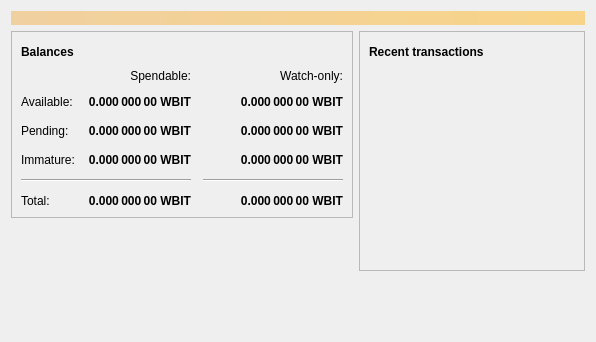
<?xml version="1.0" encoding="UTF-8"?>
<ui version="4.0">
 <class>OverviewPage</class>
 <widget class="QWidget" name="OverviewPage">
  <property name="geometry">
   <rect>
    <x>0</x>
    <y>0</y>
    <width>596</width>
    <height>342</height>
   </rect>
  </property>
  <property name="windowTitle">
   <string>Form</string>
  </property>
  <layout class="QVBoxLayout" name="topLayout">
   <item>
    <widget class="QLabel" name="labelAlerts">
     <property name="visible">
      <bool>false</bool>
     </property>
     <property name="styleSheet">
      <string notr="true">QLabel { background-color: qlineargradient(x1: 0, y1: 0, x2: 1, y2: 0, stop:0 #F0D0A0, stop:1 #F8D488); color:#000000; }</string>
     </property>
     <property name="wordWrap">
      <bool>true</bool>
     </property>
     <property name="margin">
      <number>3</number>
     </property>
     <property name="textInteractionFlags">
      <set>Qt::TextSelectableByMouse</set>
     </property>
    </widget>
   </item>
   <item>
    <layout class="QHBoxLayout" name="horizontalLayout" stretch="1,1">
     <item>
      <layout class="QVBoxLayout" name="verticalLayout_2">
       <item>
        <widget class="QFrame" name="frame">
         <property name="frameShape">
          <enum>QFrame::StyledPanel</enum>
         </property>
         <property name="frameShadow">
          <enum>QFrame::Raised</enum>
         </property>
         <layout class="QVBoxLayout" name="verticalLayout_4">
          <item>
           <layout class="QHBoxLayout" name="horizontalLayout_4">
            <item>
             <widget class="QLabel" name="label_5">
              <property name="font">
               <font>
                <weight>75</weight>
                <bold>true</bold>
               </font>
              </property>
              <property name="text">
               <string>Balances</string>
              </property>
             </widget>
            </item>
            <item>
             <widget class="QPushButton" name="labelWalletStatus">
              <property name="enabled">
               <bool>true</bool>
              </property>
              <property name="maximumSize">
               <size>
                <width>30</width>
                <height>16777215</height>
               </size>
              </property>
              <property name="toolTip">
               <string>The displayed information may be out of date. Your wallet automatically synchronizes with the Bitcoinwallet network after a connection is established, but this process has not completed yet.</string>
              </property>
              <property name="text">
               <string/>
              </property>
              <property name="icon">
               <iconset resource="../bitcoin.qrc">
                <normaloff>:/icons/warning</normaloff>
                <disabledoff>:/icons/warning</disabledoff>:/icons/warning</iconset>
              </property>
              <property name="iconSize">
               <size>
                <width>24</width>
                <height>24</height>
               </size>
              </property>
              <property name="flat">
               <bool>true</bool>
              </property>
             </widget>
            </item>
            <item>
             <spacer name="horizontalSpacer_3">
              <property name="orientation">
               <enum>Qt::Horizontal</enum>
              </property>
              <property name="sizeHint" stdset="0">
               <size>
                <width>40</width>
                <height>20</height>
               </size>
              </property>
             </spacer>
            </item>
           </layout>
          </item>
          <item>
           <layout class="QGridLayout" name="gridLayout">
            <property name="spacing">
             <number>12</number>
            </property>
            <item row="2" column="2">
             <widget class="QLabel" name="labelWatchPending">
              <property name="font">
               <font>
                <weight>75</weight>
                <bold>true</bold>
               </font>
              </property>
              <property name="cursor">
               <cursorShape>IBeamCursor</cursorShape>
              </property>
              <property name="toolTip">
               <string>Unconfirmed transactions to watch-only addresses</string>
              </property>
              <property name="text">
               <string notr="true">0.000 000 00 WBIT</string>
              </property>
              <property name="alignment">
               <set>Qt::AlignRight|Qt::AlignTrailing|Qt::AlignVCenter</set>
              </property>
              <property name="textInteractionFlags">
               <set>Qt::LinksAccessibleByMouse|Qt::TextSelectableByKeyboard|Qt::TextSelectableByMouse</set>
              </property>
             </widget>
            </item>
            <item row="2" column="1">
             <widget class="QLabel" name="labelUnconfirmed">
              <property name="font">
               <font>
                <weight>75</weight>
                <bold>true</bold>
               </font>
              </property>
              <property name="cursor">
               <cursorShape>IBeamCursor</cursorShape>
              </property>
              <property name="toolTip">
               <string>Total of transactions that have yet to be confirmed, and do not yet count toward the spendable balance</string>
              </property>
              <property name="text">
               <string notr="true">0.000 000 00 WBIT</string>
              </property>
              <property name="alignment">
               <set>Qt::AlignRight|Qt::AlignTrailing|Qt::AlignVCenter</set>
              </property>
              <property name="textInteractionFlags">
               <set>Qt::LinksAccessibleByMouse|Qt::TextSelectableByKeyboard|Qt::TextSelectableByMouse</set>
              </property>
             </widget>
            </item>
            <item row="3" column="2">
             <widget class="QLabel" name="labelWatchImmature">
              <property name="font">
               <font>
                <weight>75</weight>
                <bold>true</bold>
               </font>
              </property>
              <property name="cursor">
               <cursorShape>IBeamCursor</cursorShape>
              </property>
              <property name="toolTip">
               <string>Mined balance in watch-only addresses that has not yet matured</string>
              </property>
              <property name="text">
               <string notr="true">0.000 000 00 WBIT</string>
              </property>
              <property name="alignment">
               <set>Qt::AlignRight|Qt::AlignTrailing|Qt::AlignVCenter</set>
              </property>
              <property name="textInteractionFlags">
               <set>Qt::LinksAccessibleByMouse|Qt::TextSelectableByKeyboard|Qt::TextSelectableByMouse</set>
              </property>
             </widget>
            </item>
            <item row="4" column="0" colspan="2">
             <widget class="Line" name="line">
              <property name="orientation">
               <enum>Qt::Horizontal</enum>
              </property>
             </widget>
            </item>
            <item row="4" column="2">
             <widget class="Line" name="lineWatchBalance">
              <property name="sizePolicy">
               <sizepolicy hsizetype="Preferred" vsizetype="Fixed">
                <horstretch>0</horstretch>
                <verstretch>0</verstretch>
               </sizepolicy>
              </property>
              <property name="minimumSize">
               <size>
                <width>140</width>
                <height>0</height>
               </size>
              </property>
              <property name="orientation">
               <enum>Qt::Horizontal</enum>
              </property>
             </widget>
            </item>
            <item row="5" column="0">
             <widget class="QLabel" name="labelTotalText">
              <property name="text">
               <string>Total:</string>
              </property>
             </widget>
            </item>
            <item row="3" column="1">
             <widget class="QLabel" name="labelImmature">
              <property name="font">
               <font>
                <weight>75</weight>
                <bold>true</bold>
               </font>
              </property>
              <property name="cursor">
               <cursorShape>IBeamCursor</cursorShape>
              </property>
              <property name="toolTip">
               <string>Mined balance that has not yet matured</string>
              </property>
              <property name="text">
               <string notr="true">0.000 000 00 WBIT</string>
              </property>
              <property name="alignment">
               <set>Qt::AlignRight|Qt::AlignTrailing|Qt::AlignVCenter</set>
              </property>
              <property name="textInteractionFlags">
               <set>Qt::LinksAccessibleByMouse|Qt::TextSelectableByKeyboard|Qt::TextSelectableByMouse</set>
              </property>
             </widget>
            </item>
            <item row="2" column="3">
             <spacer name="horizontalSpacer_2">
              <property name="orientation">
               <enum>Qt::Horizontal</enum>
              </property>
              <property name="sizeHint" stdset="0">
               <size>
                <width>40</width>
                <height>20</height>
               </size>
              </property>
             </spacer>
            </item>
            <item row="3" column="0">
             <widget class="QLabel" name="labelImmatureText">
              <property name="text">
               <string>Immature:</string>
              </property>
             </widget>
            </item>
            <item row="5" column="1">
             <widget class="QLabel" name="labelTotal">
              <property name="font">
               <font>
                <weight>75</weight>
                <bold>true</bold>
               </font>
              </property>
              <property name="cursor">
               <cursorShape>IBeamCursor</cursorShape>
              </property>
              <property name="toolTip">
               <string>Your current total balance</string>
              </property>
              <property name="text">
               <string notr="true">0.000 000 00 WBIT</string>
              </property>
              <property name="alignment">
               <set>Qt::AlignRight|Qt::AlignTrailing|Qt::AlignVCenter</set>
              </property>
              <property name="textInteractionFlags">
               <set>Qt::LinksAccessibleByMouse|Qt::TextSelectableByKeyboard|Qt::TextSelectableByMouse</set>
              </property>
             </widget>
            </item>
            <item row="5" column="2">
             <widget class="QLabel" name="labelWatchTotal">
              <property name="font">
               <font>
                <weight>75</weight>
                <bold>true</bold>
               </font>
              </property>
              <property name="cursor">
               <cursorShape>IBeamCursor</cursorShape>
              </property>
              <property name="toolTip">
               <string>Current total balance in watch-only addresses</string>
              </property>
              <property name="text">
               <string notr="true">0.000 000 00 WBIT</string>
              </property>
              <property name="alignment">
               <set>Qt::AlignRight|Qt::AlignTrailing|Qt::AlignVCenter</set>
              </property>
              <property name="textInteractionFlags">
               <set>Qt::LinksAccessibleByMouse|Qt::TextSelectableByKeyboard|Qt::TextSelectableByMouse</set>
              </property>
             </widget>
            </item>
            <item row="0" column="2">
             <widget class="QLabel" name="labelWatchonly">
              <property name="text">
               <string>Watch-only:</string>
              </property>
              <property name="alignment">
               <set>Qt::AlignRight|Qt::AlignTrailing|Qt::AlignVCenter</set>
              </property>
             </widget>
            </item>
            <item row="1" column="0">
             <widget class="QLabel" name="labelBalanceText">
              <property name="text">
               <string>Available:</string>
              </property>
             </widget>
            </item>
            <item row="1" column="1">
             <widget class="QLabel" name="labelBalance">
              <property name="font">
               <font>
                <weight>75</weight>
                <bold>true</bold>
               </font>
              </property>
              <property name="cursor">
               <cursorShape>IBeamCursor</cursorShape>
              </property>
              <property name="toolTip">
               <string>Your current spendable balance</string>
              </property>
              <property name="text">
               <string notr="true">0.000 000 00 WBIT</string>
              </property>
              <property name="alignment">
               <set>Qt::AlignRight|Qt::AlignTrailing|Qt::AlignVCenter</set>
              </property>
              <property name="textInteractionFlags">
               <set>Qt::LinksAccessibleByMouse|Qt::TextSelectableByKeyboard|Qt::TextSelectableByMouse</set>
              </property>
             </widget>
            </item>
            <item row="1" column="2">
             <widget class="QLabel" name="labelWatchAvailable">
              <property name="font">
               <font>
                <weight>75</weight>
                <bold>true</bold>
               </font>
              </property>
              <property name="cursor">
               <cursorShape>IBeamCursor</cursorShape>
              </property>
              <property name="toolTip">
               <string>Your current balance in watch-only addresses</string>
              </property>
              <property name="text">
               <string notr="true">0.000 000 00 WBIT</string>
              </property>
              <property name="alignment">
               <set>Qt::AlignRight|Qt::AlignTrailing|Qt::AlignVCenter</set>
              </property>
              <property name="textInteractionFlags">
               <set>Qt::LinksAccessibleByMouse|Qt::TextSelectableByKeyboard|Qt::TextSelectableByMouse</set>
              </property>
             </widget>
            </item>
            <item row="2" column="0">
             <widget class="QLabel" name="labelPendingText">
              <property name="text">
               <string>Pending:</string>
              </property>
             </widget>
            </item>
            <item row="0" column="1">
             <widget class="QLabel" name="labelSpendable">
              <property name="text">
               <string>Spendable:</string>
              </property>
              <property name="alignment">
               <set>Qt::AlignRight|Qt::AlignTrailing|Qt::AlignVCenter</set>
              </property>
             </widget>
            </item>
           </layout>
          </item>
         </layout>
        </widget>
       </item>
       <item>
        <spacer name="verticalSpacer">
         <property name="orientation">
          <enum>Qt::Vertical</enum>
         </property>
         <property name="sizeHint" stdset="0">
          <size>
           <width>20</width>
           <height>40</height>
          </size>
         </property>
        </spacer>
       </item>
      </layout>
     </item>
     <item>
      <layout class="QVBoxLayout" name="verticalLayout_3">
       <item>
        <widget class="QFrame" name="frame_2">
         <property name="frameShape">
          <enum>QFrame::StyledPanel</enum>
         </property>
         <property name="frameShadow">
          <enum>QFrame::Raised</enum>
         </property>
         <layout class="QVBoxLayout" name="verticalLayout">
          <item>
           <layout class="QHBoxLayout" name="horizontalLayout_2">
            <item>
             <widget class="QLabel" name="label_4">
              <property name="font">
               <font>
                <weight>75</weight>
                <bold>true</bold>
               </font>
              </property>
              <property name="text">
               <string>Recent transactions</string>
              </property>
             </widget>
            </item>
            <item>
             <widget class="QPushButton" name="labelTransactionsStatus">
              <property name="enabled">
               <bool>true</bool>
              </property>
              <property name="maximumSize">
               <size>
                <width>30</width>
                <height>16777215</height>
               </size>
              </property>
              <property name="toolTip">
               <string>The displayed information may be out of date. Your wallet automatically synchronizes with the Bitcoinwallet network after a connection is established, but this process has not completed yet.</string>
              </property>
              <property name="text">
               <string/>
              </property>
              <property name="icon">
               <iconset resource="../bitcoin.qrc">
                <normaloff>:/icons/warning</normaloff>
                <disabledoff>:/icons/warning</disabledoff>:/icons/warning</iconset>
              </property>
              <property name="iconSize">
               <size>
                <width>24</width>
                <height>24</height>
               </size>
              </property>
              <property name="flat">
               <bool>true</bool>
              </property>
             </widget>
            </item>
            <item>
             <spacer name="horizontalSpacer">
              <property name="orientation">
               <enum>Qt::Horizontal</enum>
              </property>
              <property name="sizeHint" stdset="0">
               <size>
                <width>40</width>
                <height>20</height>
               </size>
              </property>
             </spacer>
            </item>
           </layout>
          </item>
          <item>
           <widget class="QListView" name="listTransactions">
            <property name="styleSheet">
             <string notr="true">QListView { background: transparent; }</string>
            </property>
            <property name="frameShape">
             <enum>QFrame::NoFrame</enum>
            </property>
            <property name="verticalScrollBarPolicy">
             <enum>Qt::ScrollBarAlwaysOff</enum>
            </property>
            <property name="horizontalScrollBarPolicy">
             <enum>Qt::ScrollBarAlwaysOff</enum>
            </property>
            <property name="selectionMode">
             <enum>QAbstractItemView::NoSelection</enum>
            </property>
           </widget>
          </item>
         </layout>
        </widget>
       </item>
       <item>
        <spacer name="verticalSpacer_2">
         <property name="orientation">
          <enum>Qt::Vertical</enum>
         </property>
         <property name="sizeHint" stdset="0">
          <size>
           <width>20</width>
           <height>40</height>
          </size>
         </property>
        </spacer>
       </item>
      </layout>
     </item>
    </layout>
   </item>
  </layout>
 </widget>
 <resources/>
 <connections/>
</ui>
